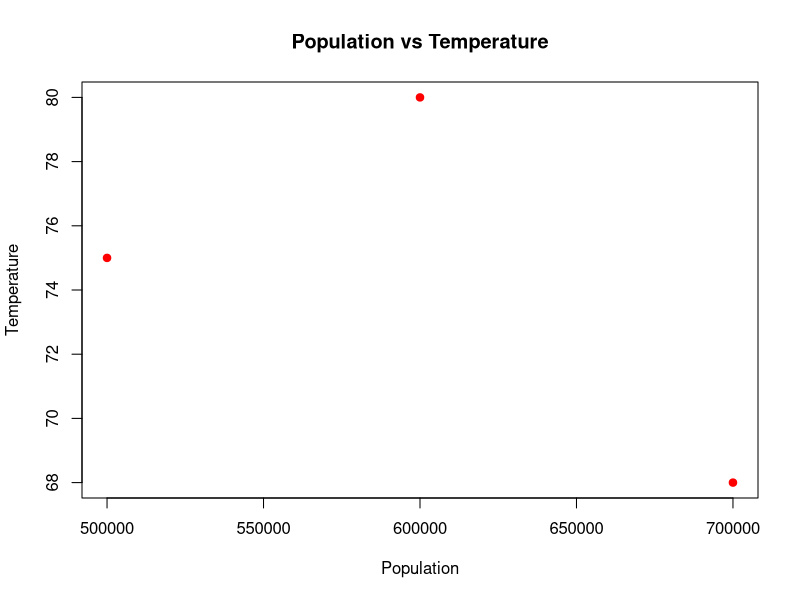

The R source for this figure:
population <- c(500000,700000,600000)
temperature <- c(75,68,80)

plot(population,
     temperature,
     pch=19,
     col="red",
     main="Population vs Temperature",
     xlab="Population",
     ylab="Temperature")
